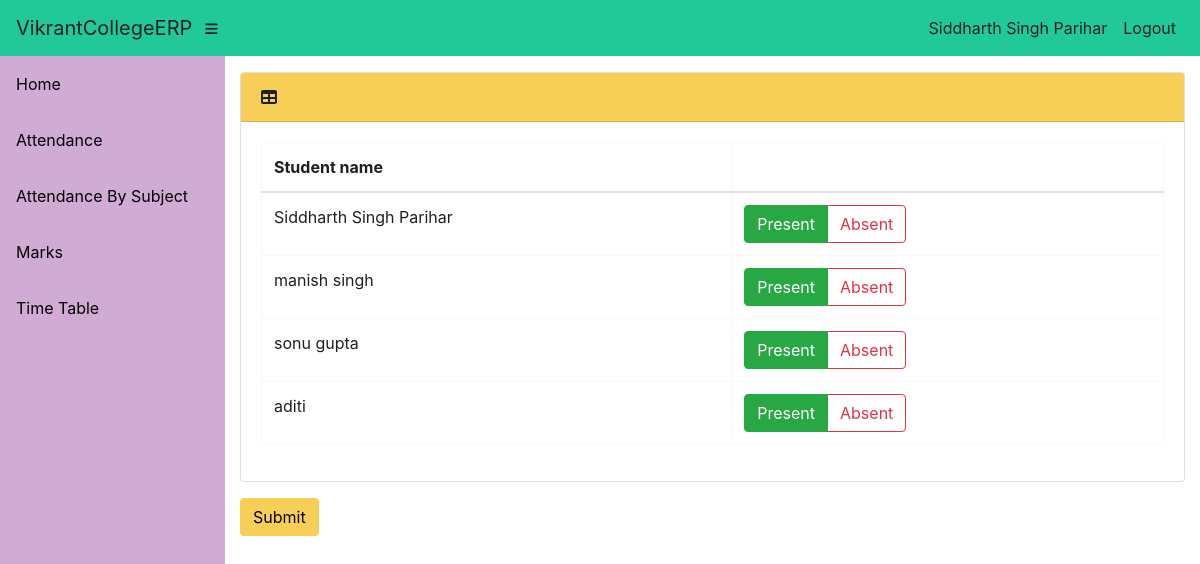
Screenshot of /info/teacher/1570/attendance/ (signed in) with the database file from the repository.
### info/models.py (models this page shows, shortened)
class User(AbstractUser):
    @property
    def is_student(self):
        if hasattr(self, 'student'):
            return True
        return False

class Student(models.Model):
    user = models.OneToOneField(User, on_delete=models.CASCADE, null=True)
    class_id = models.ForeignKey(Class, on_delete=models.CASCADE, default=1)
    USN = models.CharField(primary_key='True', max_length=100)
    name = models.CharField(max_length=200)
    sex = models.CharField(max_length=50, choices=sex_choice, default='Male')
    DOB = models.DateField(default='1998-01-01')

### info/views.py (the view)
# urls.py: path('teacher/<int:ass_c_id>/attendance/', views.t_attendance, name='t_attendance'),
@login_required()
def t_attendance(request, ass_c_id):
    assc = get_object_or_404(AttendanceClass, id=ass_c_id)
    ass = assc.assign
    c = ass.class_id
    context = {
        'ass': ass,
        'c': c,
        'assc': assc,
    }
    return render(request, 'info/t_attendance.html', context)

### info/templates/info/t_attendance.html (shortened to what this page needs)
{% extends 'info/base.html' %}
{% block content %}
{% if c.student_set.all %}
<form action="{% url 'confirm' assc.id %}" method="post">
    <div class="card mb-3">
        <div class="card-header">
          <i class="fas fa-table"></i>
         <b>{{ dept1.name }}</b></div>
        <div class="card-body">
          <div class="table-responsive">
            <table class="table table-bordered" id="dataTable" width="100%" cellspacing="0">
              <thead>
                <tr>
                    <th>Student name</th>
                    <th></th>
                </tr>
              </thead>
                <tbody>
                {% for s in c.student_set.all %}
                    <tr>
                    <td>{{s.name}}</td>
                    <td>
                        <div class="btn-group btn-group-toggle" data-toggle="buttons">
                                <label class="btn btn-outline-success active">
                                    <input type="radio" name="{{ s.USN }}" id="option1" autocomplete="off" value="present" checked> Present
                                </label>
                                <label class="btn btn-outline-danger">
                                    <input type="radio" name="{{ s.USN }}" id="option2" autocomplete="off" value="absent"> Absent
                                </label>
                        </div>
                    </td>
                    </tr>
                {% endfor %}
                </tbody>
            </table>
          </div>
        </div>
      </div>
    <input class="btn btn-success" type="submit" value="Submit">
</form>
{% else %}
    <p>No students in Class</p>
{% endif %}
{% endblock %}

### info/templates/info/base.html (shortened to what this page needs)
<!DOCTYPE html>
<html lang="en">
  <head>
      {% load static %}
    <link href="{% static '/info/bootstrap/vendor/bootstrap/css/bootstrap.min.css' %}" rel="stylesheet">
    <link href="{% static '/info/bootstrap/vendor/fontawesome-free/css/all.min.css' %}" rel="stylesheet" type="text/css">
    <link href="{% static '/info/bootstrap/vendor/datatables/dataTables.bootstrap4.css' %}" rel="stylesheet">
    <link href="{% static '/info/bootstrap/css/sb-admin.css' %}" rel="stylesheet">
  </head>
  <body id="page-top">
    <nav class="navbar navbar-expand navbar-dark bg-dark static-top">
      <a class="navbar-brand mr-1" href="{% url 'index' %}">VikrantCollegeERP</a>
      <button class="btn btn-link btn-sm text-white order-1 order-sm-0" id="sidebarToggle" href="#">
        <i class="fas fa-bars"></i>
      </button>
        <div class="collapse navbar-collapse" id="navbarResponsive">
          <ul class="navbar-nav ml-auto">
            <li class="nav-item">
                {% if request.user.is_student %}
                    <a class="nav-link text-capitalize">{{ request.user.student.name }}</a>
                {% elif request.user.is_teacher %}
                    <a class="nav-link text-capitalize">{{ request.user.teacher.name }}</a>
                {% endif %}
            </li>
            <li class="nav-item">
                <a class="nav-link" href="#" data-toggle="modal" data-target="#logoutModal">Logout</a>
            </li>
          </ul>
        </div>
    </nav>
    <div id="wrapper">
      <ul class="sidebar navbar-nav">
            <li class="nav-item">
              <a class="nav-link" href="{% url 'index' %}">
                <span>Home</span>
              </a>
            </li>
        {% if request.user.is_student %}
            <li class="nav-item">
              <a class="nav-link" href="{% url 'attendance' request.user.student.USN %}">
                <span>Attendance</span>
              </a>
            </li>
            <li class="nav-item">
              <a class="nav-link" href="{% url 'attendance' request.user.student.USN %}">
                <span>Attendance By Subject</span>
              </a>
            </li>
            <li class="nav-item">
              <a class="nav-link" href="{% url 'marks_list' request.user.student.USN %}">
                <span>Marks</span>
              </a>
            </li>
              <li class="nav-item">
              <a class="nav-link" href="{% url 'timetable' request.user.student.class_id_id %}">
                <span>Time Table</span>
              </a>
            </li>
        {% endif %}
      </ul>
      <div id="content-wrapper">
        <div class="container-fluid">
            {% block content %}
            {% endblock %}
        </div>
      </div>
    </div>
  </body>
</html>

### rows the page displays
User: user.student.name "Siddharth Singh Parihar"
Student: name "Siddharth Singh Parihar"
Student: name "manish singh"
Student: name "sonu gupta"
Student: name "aditi"
